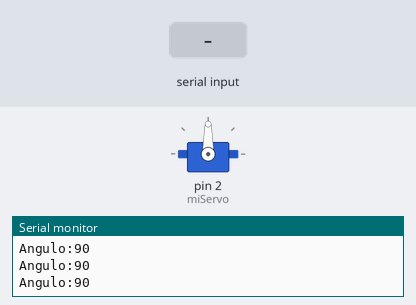
Bench run of a sketch on a simulated Arduino Uno, built with avr-gcc and run on an emulated ATmega328P. On the bench: servo, the last lines printed to the serial monitor. The inputs (shaded band) are chosen by the test bench.

Above: at 1.2 s.
1.3 s: "a" received over Serial
At 2.5 s:
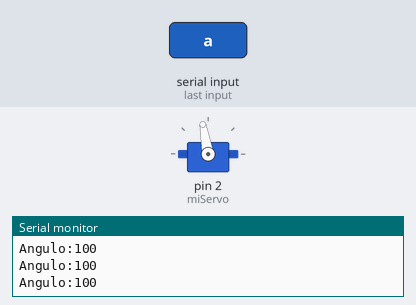
2.8 s: "z" received over Serial
At 3.8 s:
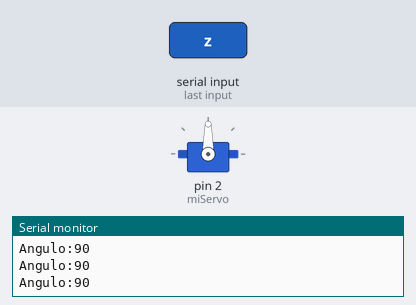
Timing chart, 0 to 5.8 s (numbered marks = the images above; inputs shaded):
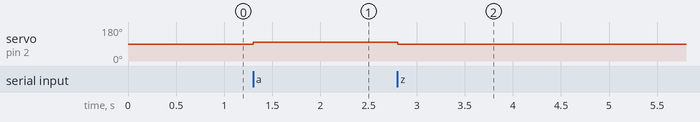

The sketch:

Servo_mov_serial.ino
```cpp
#include <Servo.h>

/*Tutorial Servomotor Arduino
 www.electroensaimada.com
 Autor:Toni Ruiz Sastre
 */

Servo miServo;
int angulo=90;

void setup(){
  miServo.attach(2);
  Serial.begin(9600);
}


void loop(){
  unsigned char comando=0;
  if(Serial.available()){//solo leeremos si hay un byte en el buffer

    comando=Serial.read();//leemos el byte

    if(comando=='a')angulo+=10;//incrementamos 10
    else if(comando=='z')angulo-=10;//decrementamos 10
    angulo=constrain(angulo,0,180);//restringimos el valor de 0 a 180
  }
  miServo.write(angulo);
  Serial.print("Angulo:");Serial.println(angulo);
  delay(10);
}//End loop
```

Measured:
- after the input at 1.3 s, servo on pin 2 (miServo): 90° → 100° at once
- after the input at 2.8 s, servo on pin 2 (miServo): 100° → 90° at once
